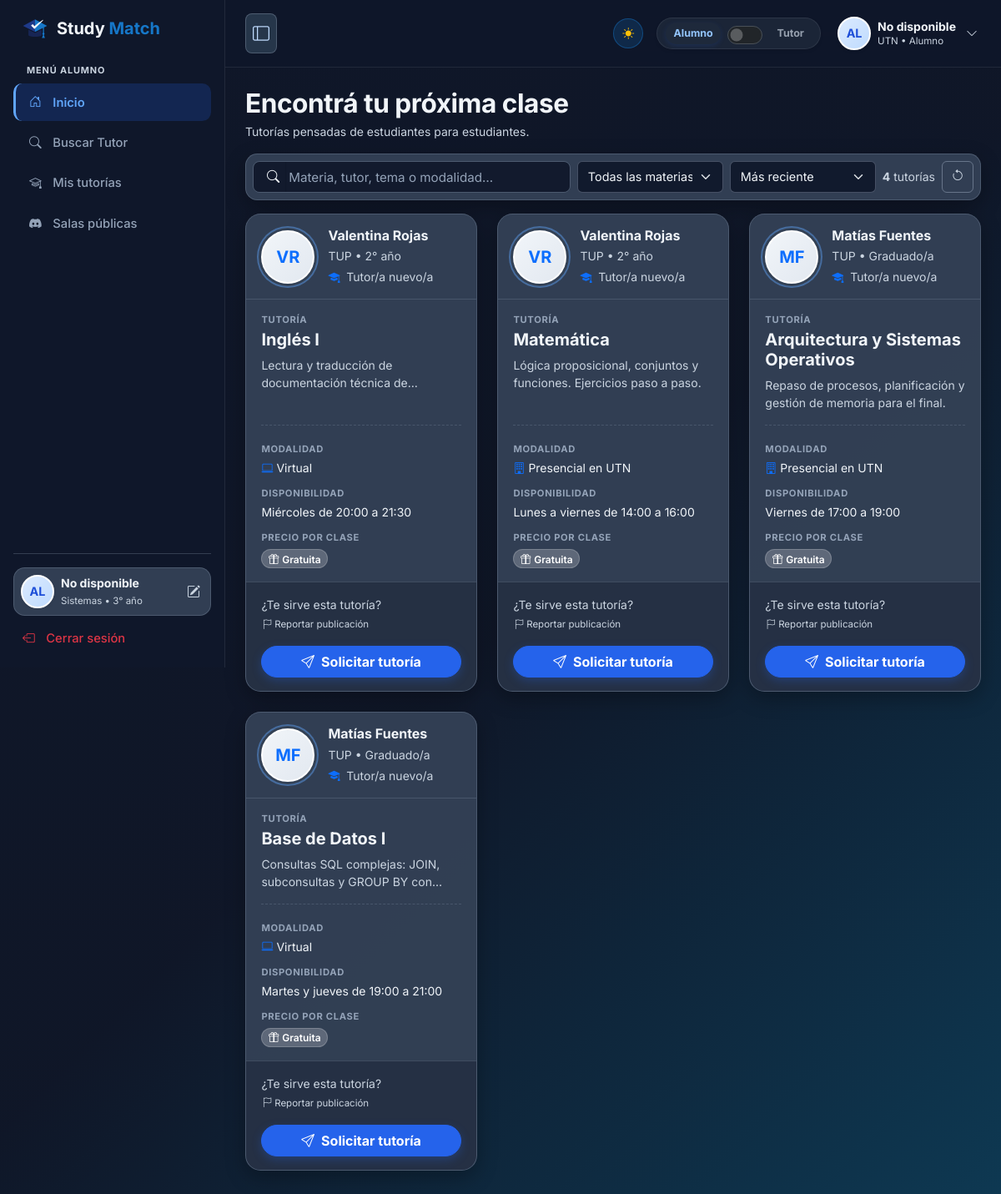
Screenshot of /index.php?r=dashboard (signed in) with the database file from the repository.
### tables this page shows
CREATE TABLE oferta_tutoria (
    id_tutoria INT UNSIGNED NOT NULL AUTO_INCREMENT,
    id_tutor INT UNSIGNED NOT NULL,
    id_materia INT UNSIGNED NOT NULL,
    disponibilidad TEXT NOT NULL,
    modalidad ENUM('Virtual', 'Presencial en UTN', 'Hibrido') NOT NULL,
    descripcion TEXT NOT NULL,
    precio DECIMAL(10,2) NOT NULL DEFAULT 0.00,
    medios_pago SET('efectivo', 'transferencia', 'mercado_pago') NULL,
    estado ENUM('activa', 'pausada') NOT NULL DEFAULT 'activa',
    fecha_publicacion DATETIME NOT NULL DEFAULT CURRENT_TIMESTAMP,
    PRIMARY KEY (id_tutoria),
    KEY idx_oferta_estado_fecha (estado, fecha_publicacion),
    CONSTRAINT chk_oferta_precio CHECK (precio >= 0),
    CONSTRAINT fk_tutorias_tutor FOREIGN KEY (id_tutor)
        REFERENCES usuarios (id_usuario) ON UPDATE CASCADE ON DELETE CASCADE,
    CONSTRAINT fk_tutorias_materia FOREIGN KEY (id_materia)
        REFERENCES materia (id_materia) ON UPDATE CASCADE ON DELETE RESTRICT
);

CREATE TABLE usuarios (
    id_usuario INT UNSIGNED NOT NULL AUTO_INCREMENT,
    nombre_usuario VARCHAR(100) NOT NULL,
    password_usuario VARCHAR(255) NOT NULL,
    correo_usuario VARCHAR(100) NOT NULL,
    fecha_registro DATETIME NOT NULL DEFAULT CURRENT_TIMESTAMP,
    estado_usuario ENUM('activo', 'inactivo') NOT NULL DEFAULT 'activo',
    rol_usuario ENUM('usuario', 'admin') NOT NULL DEFAULT 'usuario',
    carrera_usuario VARCHAR(50) NULL,  
    anio_cursada_usuario ENUM('1ro', '2do', '3ro', '4to', '5to', 'graduado') NULL,
    foto_usuario VARCHAR(255) NULL,                  
    discord_usuario VARCHAR(50) NULL,                
    bio_usuario VARCHAR(500) NULL,                   
    PRIMARY KEY (id_usuario),
    UNIQUE KEY uq_usuarios_correo (correo_usuario)
);

CREATE TABLE materia (
    id_materia INT UNSIGNED NOT NULL AUTO_INCREMENT,
    id_carrera INT UNSIGNED NOT NULL,
    nombre VARCHAR(255) NOT NULL,
    anio_carrera TINYINT UNSIGNED NULL,             
    descripcion TEXT NULL,
    PRIMARY KEY (id_materia),
    UNIQUE KEY uq_materia_carrera_nombre (id_carrera, nombre),
    CONSTRAINT chk_materia_anio CHECK (anio_carrera IS NULL OR anio_carrera BETWEEN 1 AND 6),
    CONSTRAINT fk_materia_carrera FOREIGN KEY (id_carrera)
        REFERENCES carreras (id_carrera) ON UPDATE CASCADE ON DELETE RESTRICT
);

### app/views/partials/oferta-tutoria-card.php (the view, shortened to what the rows shown need)
<?php
$anios = [
    '1ro' => '1° año', '2do' => '2° año', '3ro' => '3° año',
    '4to' => '4° año', '5to' => '5° año', 'graduado' => 'Graduado/a',
];
$perfilTutor = [];
if (!empty($oferta['tutor_carrera'])) {
    $perfilTutor[] = $oferta['tutor_carrera'];
}
if (!empty($oferta['tutor_anio']) && isset($anios[$oferta['tutor_anio']])) {
    $perfilTutor[] = $anios[$oferta['tutor_anio']];
}
$tutoriasDadas = (int) $oferta['tutorias_dadas'];
$precio = (float) $oferta['precio'];
$esGratuita = $precio <= 0;
$textoBusqueda = mb_strtolower(implode(' ', [
    $oferta['tutor'], $oferta['materia'], $oferta['descripcion'], $oferta['tutor_carrera'],
    Vista::modalidad($oferta['modalidad']), $oferta['disponibilidad'], $esGratuita ? 'gratuita gratis' : '',
]), 'UTF-8');
?>
<div class="col buscador-item<?= isset($posicion, $ofertasVisibles) && $posicion >= $ofertasVisibles ? ' d-none' : '' ?>"
     data-materias="<?= (int) $oferta['id_materia'] ?>"
     data-orden="<?= isset($posicion) ? (int) $posicion : 0 ?>"
     data-busqueda="<?= Vista::e($textoBusqueda) ?>">
  <article class="public-room-card oferta-card h-100 d-flex flex-column">
    <header class="oferta-card-tutor d-flex align-items-center gap-3">
      <?= Vista::avatar($oferta['tutor'], $oferta['tutor_foto'], 'avatar-circle avatar-oferta bg-primary-subtle text-primary') ?>
      <div class="min-w-0 flex-grow-1">
        <h3 class="h6 fw-bold text-dark mb-1 text-truncate"><?= Vista::e($oferta['tutor']) ?></h3>
        <?php if (!empty($perfilTutor)): ?>
          <p class="small text-secondary mb-1 text-truncate"><?= Vista::e(implode(' • ', $perfilTutor)) ?></p>
        <?php endif; ?>
        <p class="small text-secondary mb-0">
          <i class="bi bi-mortarboard-fill text-primary me-1"></i>
          <?php if ($tutoriasDadas > 0): ?>
            <?= $tutoriasDadas ?> <?= $tutoriasDadas === 1 ? 'tutoría dada' : 'tutorías dadas' ?>
          <?php else: ?>
            Tutor/a nuevo/a
          <?php endif; ?>
        </p>
      </div>
    </header>
    <section class="oferta-card-oferta flex-grow-1 d-flex flex-column">
      <span class="oferta-card-label">Tutoría</span>
      <h4 class="h5 fw-bold text-dark mb-2"><?= Vista::e($oferta['materia']) ?></h4>
      <p class="text-secondary small lh-base mb-3 oferta-descripcion"><?= Vista::e($oferta['descripcion']) ?></p>
      <dl class="oferta-card-datos mb-0 mt-auto">
        <div>
          <dt class="oferta-card-label">Modalidad</dt>
          <dd class="mb-0 small text-dark">
            <i class="bi <?= Vista::e(Vista::iconoModalidad($oferta['modalidad'])) ?> text-primary me-1"></i><?= Vista::e(Vista::modalidad($oferta['modalidad'])) ?>
          </dd>
        </div>
        <div>
          <dt class="oferta-card-label">Disponibilidad</dt>
          <dd class="mb-0 small text-dark"><?= Vista::e($oferta['disponibilidad']) ?></dd>
        </div>
        <div>
          <dt class="oferta-card-label">Precio por clase</dt>
          <dd class="mb-0">
            <?php if ($esGratuita): ?>
              <span class="badge badge-gratuita rounded-pill fw-semibold"><i class="bi bi-gift me-1"></i>Gratuita</span>
            <?php endif; ?>
          </dd>
        </div>
      </dl>
    </section>
    <footer class="oferta-card-solicitud d-flex align-items-center justify-content-between gap-3 flex-wrap">
      <div class="d-flex flex-column">
        <span class="small text-secondary">¿Te sirve esta tutoría?</span>
        <button type="button"
                class="btn btn-link text-muted p-0 text-decoration-none text-start small mt-1"
                style="font-size: 0.72rem;"
                onclick="abrirModalReporte('tutoria', <?= (int) $oferta['id_tutoria'] ?>, '<?= Vista::e(addslashes($oferta['materia'] . ' · ' . $oferta['tutor'])) ?>')">
          <i class="bi bi-flag"></i> Reportar publicación
        </button>
      </div>
      <button type="button" class="btn btn-discord rounded-pill fw-bold px-4 d-inline-flex align-items-center justify-content-center gap-2 oferta-card-accion"
              data-bs-toggle="modal" data-bs-target="#modalSolicitarTutoria"
              data-id-oferta="<?= (int) $oferta['id_tutoria'] ?>"
              data-materia="<?= Vista::e($oferta['materia']) ?>"
              data-tutor="<?= Vista::e($oferta['tutor']) ?>"
              data-descripcion="<?= Vista::e($oferta['descripcion']) ?>">
        <i class="bi bi-send"></i> Solicitar tutoría
      </button>
    </footer>
  </article>
</div>

### app/views/dashboard/dashboard.php (shortened to what the rows shown need)
<!DOCTYPE html>
<html lang="es">
<head>
  <link href="https://cdn.jsdelivr.net/npm/bootstrap@5.3.3/dist/css/bootstrap.min.css" rel="stylesheet">
  <link rel="stylesheet" href="https://cdn.jsdelivr.net/npm/bootstrap-icons@1.11.3/font/bootstrap-icons.min.css">
  <link rel="stylesheet" href="public/css/dashboard.css?v=20261113_discord">
  <link rel="stylesheet" href="public/css/popup-simple.css?v=20261113">
</head>
<body class="dashboard-body" data-role="alumno">
  <div class="dashboard-main-wrapper">
    <main class="p-3 p-md-4 flex-grow-1 view-fade">
      <section id="salas-publicas" class="mb-5 pb-2">
        <div class="d-flex justify-content-between align-items-end mb-3 flex-wrap gap-3">
          <div>
            <h1 class="page-title fw-bold text-dark mb-1">Encontrá tu próxima clase</h1>
          </div>
        </div>
        <?php if ($errorOfertas): ?>
          <div class="public-room-card p-4 p-md-5 text-center">
            <i class="bi bi-exclamation-triangle fs-1 text-warning d-block mb-2"></i>
            <p class="text-secondary mb-0">No se pudieron cargar las tutorías. Intentá nuevamente más tarde.</p>
          </div>
        <?php else: ?>
          <div class="row row-cols-1 row-cols-md-2 row-cols-xl-3 g-4" id="salasPublicasGrid">
            <?php foreach ($ofertas as $posicion => $oferta): ?>
              <?php require APP_PATH . '/views/partials/oferta-tutoria-card.php'; ?>
            <?php endforeach; ?>
          </div>
        <?php endif; ?>
      </section>
    </main>
  </div>
</body>
</html>

### app/core/Vista.php (shortened to what the rows shown need)
<?php
final class Vista
{
    public static function e($valor)
    {
        return htmlspecialchars((string) $valor, ENT_QUOTES, 'UTF-8');
    }
    public static function iniciales($nombre)
    {
        $partes = preg_split('/\s+/u', trim((string) $nombre), -1, PREG_SPLIT_NO_EMPTY);
        $letras = '';
        foreach (array_slice($partes, 0, 2) as $parte) {
            $letras .= mb_substr($parte, 0, 1, 'UTF-8');
        }
        return mb_strtoupper($letras !== '' ? $letras : '?', 'UTF-8');
    }
    public static function modalidad($modalidad)
    {
        $nombres = ['Virtual' => 'Virtual', 'Presencial en UTN' => 'Presencial en UTN', 'Hibrido' => 'Híbrido'];
        return isset($nombres[$modalidad]) ? $nombres[$modalidad] : (string) $modalidad;
    }
    public static function iconoModalidad($modalidad)
    {
        $iconos = ['Virtual' => 'bi-laptop', 'Presencial en UTN' => 'bi-building', 'Hibrido' => 'bi-arrow-left-right'];
        return isset($iconos[$modalidad]) ? $iconos[$modalidad] : 'bi-geo-alt';
    }
    public static function urlFoto($ruta)
    {
        if (!is_string($ruta)
            || !preg_match('~^public/(img/avatares|uploads/perfiles|uploads/usuarios/\d+)/[A-Za-z0-9_-]+\.(jpe?g|png|webp)$~', $ruta)) {
            return null;
        }
        return $ruta;
    }
    public static function avatar($nombre, $foto, $clases = 'avatar-circle bg-primary-subtle text-primary')
    {
        $url = self::urlFoto($foto);
        if ($url === null) {
            return '<div class="' . self::e($clases) . ' flex-shrink-0">' . self::e(self::iniciales($nombre)) . '</div>';
        }
        return '<div class="' . self::e($clases) . ' avatar-con-foto flex-shrink-0" role="img" aria-label="'
            . self::e('Foto de ' . $nombre) . '" style="background-image: url(\'' . self::e($url) . '\');"></div>';
    }
}

### rows the page displays
oferta_tutoria: id_tutor.nombre_usuario "VR", id_tutor.nombre_usuario "Valentina Rojas", perfilTutor "TUP • 2° año", id_materia.nombre "Inglés I", descripcion "Lectura y traducción de documentación técnica…", modalidad "Virtual", disponibilidad "Miércoles de 20:00 a 21:30", precio 0 (drawn)
oferta_tutoria: id_tutor.nombre_usuario "VR", id_tutor.nombre_usuario "Valentina Rojas", perfilTutor "TUP • 2° año", id_materia.nombre "Matemática", descripcion "Lógica proposicional, conjuntos y funciones. Ejercicios paso a paso.", modalidad "Presencial en UTN", disponibilidad "Lunes a viernes de 14:00 a 16:00", precio 0 (drawn)
oferta_tutoria: id_tutor.nombre_usuario "MF", id_tutor.nombre_usuario "Matías Fuentes", perfilTutor "TUP • Graduado/a", id_materia.nombre "Arquitectura y Sistemas Operativos", descripcion "Repaso de procesos, planificación y gestión de memoria para el final.", modalidad "Presencial en UTN", disponibilidad "Viernes de 17:00 a 19:00", precio 0 (drawn)
oferta_tutoria: id_tutor.nombre_usuario "MF", id_tutor.nombre_usuario "Matías Fuentes", perfilTutor "TUP • Graduado/a", id_materia.nombre "Base de Datos I", descripcion "Consultas SQL complejas: JOIN, subconsultas y GROUP BY…", modalidad "Virtual", disponibilidad "Martes y jueves de 19:00 a 21:00", precio 0 (drawn)

### other values shown
$buscador['total'] "4"
Vista::e($buscador['unidad']) "tutorías"
form field value "Todas las materias"
